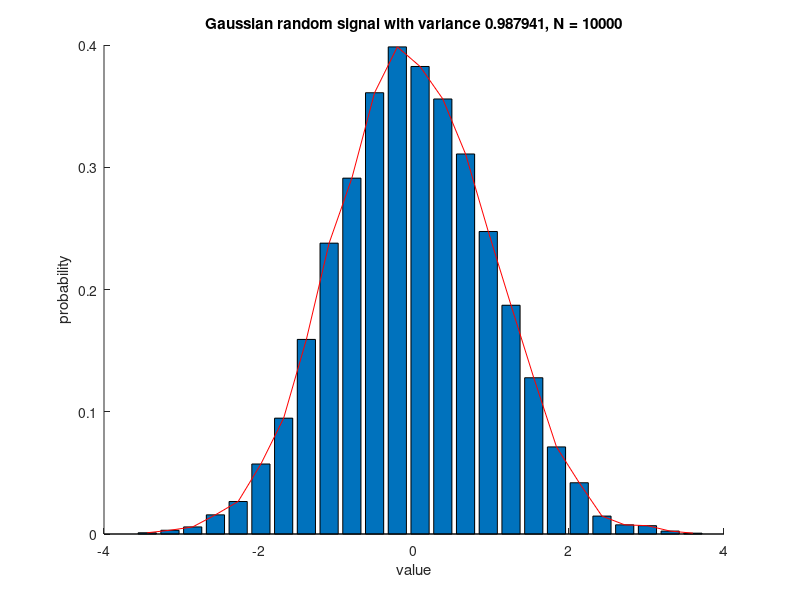

The MATLAB script that drew this image:
clf;
hold on;

% signal
length = 10000;
u = randn(1, length);

% probability density function
bins = length / 400;
[pdfy, pdfx] = hist(u, bins);
bar(pdfx, pdfy / length / diff(pdfx(1:2)))
pdfy = pdfy / length / diff(pdfx(1:2));
plot(pdfx, pdfy, 'r');

% figure information
xlabel('value');
ylabel('probability');
str = sprintf('Gaussian random signal with variance %g, N = %g', var(u), length);
title(str);
